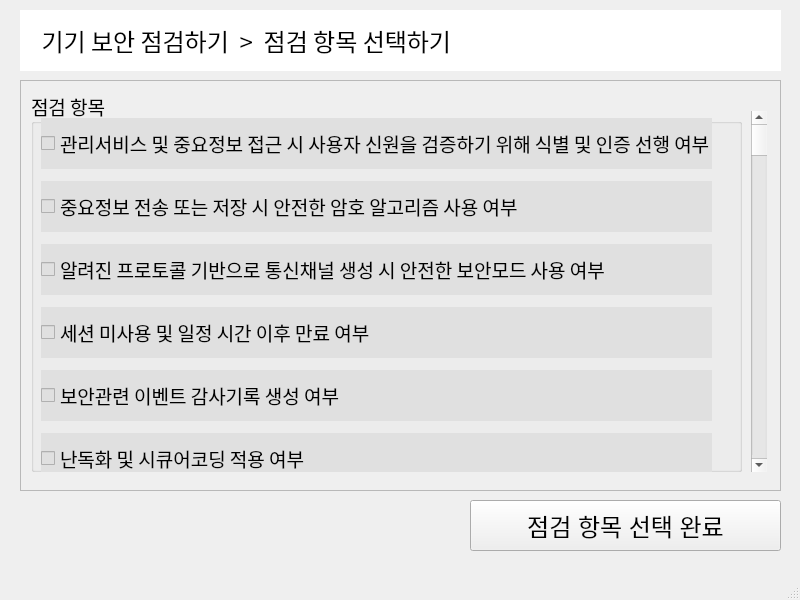
<?xml version="1.0" encoding="UTF-8"?>
<ui version="4.0">
 <class>ListWindow</class>
 <widget class="QMainWindow" name="ListWindow">
  <property name="geometry">
   <rect>
    <x>0</x>
    <y>0</y>
    <width>800</width>
    <height>600</height>
   </rect>
  </property>
  <property name="font">
   <font>
    <pointsize>18</pointsize>
   </font>
  </property>
  <property name="windowTitle">
   <string>MainWindow</string>
  </property>
  <widget class="QWidget" name="centralwidget">
   <widget class="QWidget" name="verticalLayoutWidget_2">
    <property name="geometry">
     <rect>
      <x>20</x>
      <y>10</y>
      <width>761</width>
      <height>61</height>
     </rect>
    </property>
    <layout class="QVBoxLayout" name="verticalLayout_2">
     <item>
      <widget class="QLabel" name="label">
       <property name="font">
        <font>
         <family>Gmarket Sans TTF</family>
         <pointsize>18</pointsize>
        </font>
       </property>
       <property name="autoFillBackground">
        <bool>false</bool>
       </property>
       <property name="styleSheet">
        <string notr="true">background-color: rgb(255, 255, 255);
border-color: rgb(0, 0, 0);</string>
       </property>
       <property name="text">
        <string>    기기 보안 점검하기  &gt;  점검 항목 선택하기</string>
       </property>
       <property name="scaledContents">
        <bool>false</bool>
       </property>
      </widget>
     </item>
    </layout>
   </widget>
   <widget class="QWidget" name="gridLayoutWidget">
    <property name="geometry">
     <rect>
      <x>20</x>
      <y>80</y>
      <width>761</width>
      <height>411</height>
     </rect>
    </property>
    <layout class="QGridLayout" name="gridLayout">
     <item row="0" column="0">
      <widget class="QScrollArea" name="scrollArea">
       <property name="widgetResizable">
        <bool>true</bool>
       </property>
       <widget class="QWidget" name="scrollAreaWidgetContents_2">
        <property name="geometry">
         <rect>
          <x>0</x>
          <y>0</y>
          <width>757</width>
          <height>407</height>
         </rect>
        </property>
        <widget class="QGroupBox" name="groupBox">
         <property name="geometry">
          <rect>
           <x>10</x>
           <y>10</y>
           <width>711</width>
           <height>381</height>
          </rect>
         </property>
         <property name="font">
          <font>
           <family>Gmarket Sans TTF</family>
           <pointsize>14</pointsize>
           <bold>false</bold>
          </font>
         </property>
         <property name="title">
          <string>점검 항목</string>
         </property>
         <widget class="QWidget" name="">
          <property name="geometry">
           <rect>
            <x>10</x>
            <y>21</y>
            <width>671</width>
            <height>509</height>
           </rect>
          </property>
          <layout class="QVBoxLayout" name="verticalLayout">
           <item>
            <widget class="QCheckBox" name="checkBox_9">
             <property name="minimumSize">
              <size>
               <width>0</width>
               <height>51</height>
              </size>
             </property>
             <property name="font">
              <font>
               <family>Gmarket Sans TTF</family>
               <pointsize>14</pointsize>
               <bold>false</bold>
              </font>
             </property>
             <property name="styleSheet">
              <string notr="true">background-color: rgb(224, 224, 224);</string>
             </property>
             <property name="text">
              <string>관리서비스 및 중요정보 접근 시 사용자 신원을 검증하기 위해 식별 및 인증 선행 여부</string>
             </property>
            </widget>
           </item>
           <item>
            <widget class="QCheckBox" name="checkBox_2">
             <property name="minimumSize">
              <size>
               <width>0</width>
               <height>51</height>
              </size>
             </property>
             <property name="font">
              <font>
               <family>Gmarket Sans TTF</family>
               <pointsize>14</pointsize>
               <bold>false</bold>
              </font>
             </property>
             <property name="styleSheet">
              <string notr="true">background-color: rgb(224, 224, 224);</string>
             </property>
             <property name="text">
              <string>중요정보 전송 또는 저장 시 안전한 암호 알고리즘 사용 여부</string>
             </property>
            </widget>
           </item>
           <item>
            <widget class="QCheckBox" name="checkBox_10">
             <property name="minimumSize">
              <size>
               <width>0</width>
               <height>51</height>
              </size>
             </property>
             <property name="font">
              <font>
               <family>Gmarket Sans TTF</family>
               <pointsize>14</pointsize>
               <bold>false</bold>
              </font>
             </property>
             <property name="styleSheet">
              <string notr="true">background-color: rgb(224, 224, 224);</string>
             </property>
             <property name="text">
              <string>알려진 프로토콜 기반으로 통신채널 생성 시 안전한 보안모드 사용 여부</string>
             </property>
            </widget>
           </item>
           <item>
            <widget class="QCheckBox" name="checkBox_11">
             <property name="minimumSize">
              <size>
               <width>0</width>
               <height>51</height>
              </size>
             </property>
             <property name="font">
              <font>
               <family>Gmarket Sans TTF</family>
               <pointsize>14</pointsize>
               <bold>false</bold>
              </font>
             </property>
             <property name="styleSheet">
              <string notr="true">background-color: rgb(224, 224, 224);</string>
             </property>
             <property name="text">
              <string>세션 미사용 및 일정 시간 이후 만료 여부</string>
             </property>
            </widget>
           </item>
           <item>
            <widget class="QCheckBox" name="checkBox_12">
             <property name="minimumSize">
              <size>
               <width>0</width>
               <height>51</height>
              </size>
             </property>
             <property name="font">
              <font>
               <family>Gmarket Sans TTF</family>
               <pointsize>14</pointsize>
               <bold>false</bold>
              </font>
             </property>
             <property name="styleSheet">
              <string notr="true">background-color: rgb(224, 224, 224);</string>
             </property>
             <property name="text">
              <string>보안관련 이벤트 감사기록 생성 여부</string>
             </property>
            </widget>
           </item>
           <item>
            <widget class="QCheckBox" name="checkBox_13">
             <property name="minimumSize">
              <size>
               <width>0</width>
               <height>51</height>
              </size>
             </property>
             <property name="font">
              <font>
               <family>Gmarket Sans TTF</family>
               <pointsize>14</pointsize>
               <bold>false</bold>
              </font>
             </property>
             <property name="styleSheet">
              <string notr="true">background-color: rgb(224, 224, 224);</string>
             </property>
             <property name="text">
              <string>난독화 및 시큐어코딩 적용 여부</string>
             </property>
            </widget>
           </item>
           <item>
            <widget class="QCheckBox" name="checkBox_5">
             <property name="minimumSize">
              <size>
               <width>0</width>
               <height>51</height>
              </size>
             </property>
             <property name="text">
              <string>기타</string>
             </property>
            </widget>
           </item>
           <item>
            <widget class="QCheckBox" name="checkBox_6">
             <property name="minimumSize">
              <size>
               <width>0</width>
               <height>51</height>
              </size>
             </property>
             <property name="text">
              <string>CheckBox</string>
             </property>
            </widget>
           </item>
          </layout>
         </widget>
        </widget>
        <widget class="QScrollBar" name="verticalScrollBar">
         <property name="geometry">
          <rect>
           <x>730</x>
           <y>30</y>
           <width>16</width>
           <height>361</height>
          </rect>
         </property>
         <property name="styleSheet">
          <string notr="true"/>
         </property>
         <property name="orientation">
          <enum>Qt::Vertical</enum>
         </property>
        </widget>
       </widget>
      </widget>
     </item>
    </layout>
   </widget>
   <widget class="QPushButton" name="pushButton_3">
    <property name="geometry">
     <rect>
      <x>470</x>
      <y>500</y>
      <width>311</width>
      <height>51</height>
     </rect>
    </property>
    <property name="font">
     <font>
      <pointsize>18</pointsize>
      <bold>false</bold>
     </font>
    </property>
    <property name="autoFillBackground">
     <bool>true</bool>
    </property>
    <property name="text">
     <string>점검 항목 선택 완료</string>
    </property>
    <property name="autoDefault">
     <bool>false</bool>
    </property>
    <property name="default">
     <bool>false</bool>
    </property>
    <property name="flat">
     <bool>false</bool>
    </property>
   </widget>
  </widget>
  <widget class="QStatusBar" name="statusbar"/>
 </widget>
 <resources/>
 <connections/>
</ui>
